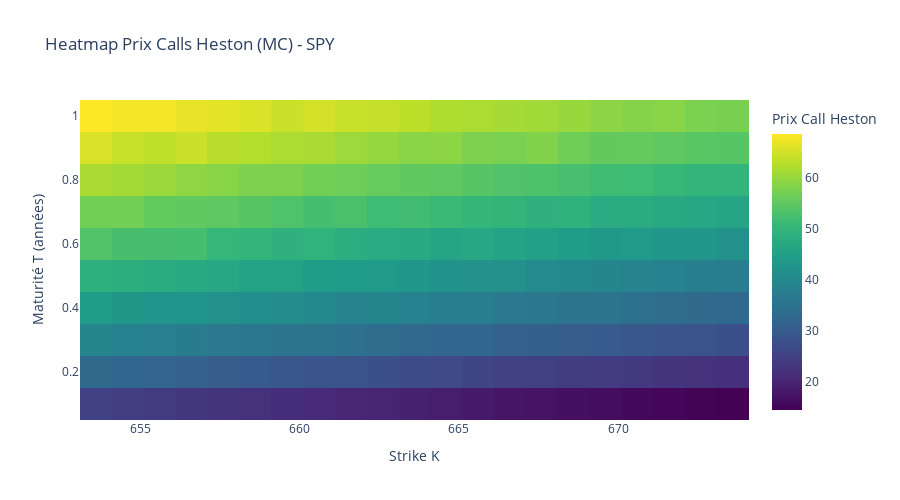
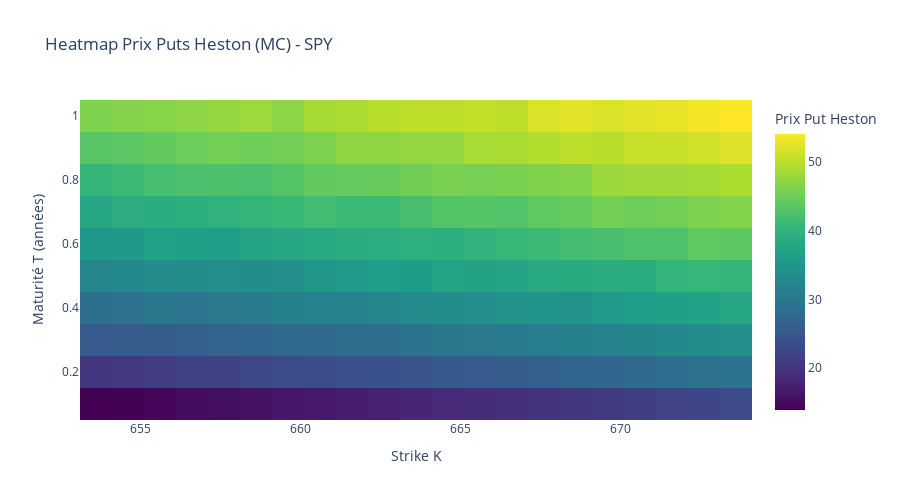

Source (notebook cell) for these figures, in order:
### Markdown cell above
## 11. Heatmap des Prix Heston (Monte Carlo)

### Code cell
print(f"\n{'='*60}")
print(f"PRICING HESTON PAR MONTE CARLO")
print(f"{'='*60}\n")

# Grilles pour Heston: K et T de S0 ± 10, T de 0.1 à 1.0
K_grid_heston = np.arange(S0 - SPAN, S0 + SPAN + STEP, STEP)
T_grid_heston = np.linspace(0.1, 1.0, 10)

print(f"Grille K: {len(K_grid_heston)} points de {K_grid_heston[0]:.1f} à {K_grid_heston[-1]:.1f}")
print(f"Grille T: {len(T_grid_heston)} points de {T_grid_heston[0]:.1f} à {T_grid_heston[-1]:.1f} années")
print(f"Total: {len(K_grid_heston) * len(T_grid_heston)} prix à calculer\n")

call_prices_heston = np.zeros((len(T_grid_heston), len(K_grid_heston)))
put_prices_heston = np.zeros((len(T_grid_heston), len(K_grid_heston)))

total_calcs = len(T_grid_heston) * len(K_grid_heston)
calc_count = 0

print("Démarrage du pricing Monte Carlo...")
for i, T_val in enumerate(T_grid_heston):
    for j, K_val in enumerate(K_grid_heston):
        call_prices_heston[i, j] = heston_mc_pricer(
            S0, K_val, T_val, RF_RATE,
            calib['v0'], calib['theta'], calib['kappa'], calib['sigma'], calib['rho'],
            n_paths=N_PATHS, n_steps=N_STEPS, option_type="call"
        )
        put_prices_heston[i, j] = heston_mc_pricer(
            S0, K_val, T_val, RF_RATE,
            calib['v0'], calib['theta'], calib['kappa'], calib['sigma'], calib['rho'],
            n_paths=N_PATHS, n_steps=N_STEPS, option_type="put"
        )
        calc_count += 2
        if calc_count % 20 == 0 or calc_count == total_calcs * 2:
            pct = 100 * calc_count / (total_calcs * 2)
            print(f"  Progression: {pct:.1f}% ({calc_count}/{total_calcs * 2} prix calculés)")

print(f"\n✓ Pricing Monte Carlo terminé!\n")

# Affichage heatmaps
fig_calls_heston = go.Figure(data=go.Heatmap(
    z=call_prices_heston,
    x=K_grid_heston,
    y=T_grid_heston,
    colorscale='Viridis',
    colorbar=dict(title="Prix Call Heston")
))
fig_calls_heston.update_layout(
    title=f"Heatmap Prix Calls Heston (MC) - {TICKER}",
    xaxis_title="Strike K",
    yaxis_title="Maturité T (années)",
    height=500
)
fig_calls_heston.show()

fig_puts_heston = go.Figure(data=go.Heatmap(
    z=put_prices_heston,
    x=K_grid_heston,
    y=T_grid_heston,
    colorscale='Viridis',
    colorbar=dict(title="Prix Put Heston")
))
fig_puts_heston.update_layout(
    title=f"Heatmap Prix Puts Heston (MC) - {TICKER}",
    xaxis_title="Strike K",
    yaxis_title="Maturité T (années)",
    height=500
)
fig_puts_heston.show()

### Figure 1 — Plotly figure (JSON) as saved in the notebook; plotly's stock layout.template omitted (floating-point values rounded to 4 significant figures; data arrays with more than 128 entries replaced by an {"elided": "..."} marker saying what was removed)
{"data": [{"colorbar": {"title": {"text": "Prix Call Heston"}}, "colorscale": [[0, "#440154"], [0.1111, "#482878"], [0.2222, "#3e4989"], [0.3333, "#31688e"], [0.4444, "#26828e"], [0.5556, "#1f9e89"], [0.6667, "#35b779"], [0.7778, "#6ece58"], [0.8889, "#b5de2b"], [1, "#fde725"]], "type": "heatmap", "x": [653.6, 654.6, 655.6, 656.6, 657.6, 658.6, 659.6, 660.6, 661.6, 662.6, 663.6, 664.6, 665.6, 666.6, 667.6, 668.6, 669.6, 670.6, 671.6, 672.6, 673.6], "y": [0.1, 0.2, 0.3, 0.4, 0.5, 0.6, 0.7, 0.8, 0.9, 1.0], "z": {"elided": "10x21 float values"}}], "layout": {"height": 500, "title": {"text": "Heatmap Prix Calls Heston (MC) - SPY"}, "xaxis": {"title": {"text": "Strike K"}}, "yaxis": {"title": {"text": "Maturité T (années)"}}}}

### Figure 2 — Plotly figure (JSON) as saved in the notebook; plotly's stock layout.template omitted (floating-point values rounded to 4 significant figures; data arrays with more than 128 entries replaced by an {"elided": "..."} marker saying what was removed)
{"data": [{"colorbar": {"title": {"text": "Prix Put Heston"}}, "colorscale": [[0, "#440154"], [0.1111, "#482878"], [0.2222, "#3e4989"], [0.3333, "#31688e"], [0.4444, "#26828e"], [0.5556, "#1f9e89"], [0.6667, "#35b779"], [0.7778, "#6ece58"], [0.8889, "#b5de2b"], [1, "#fde725"]], "type": "heatmap", "x": [653.6, 654.6, 655.6, 656.6, 657.6, 658.6, 659.6, 660.6, 661.6, 662.6, 663.6, 664.6, 665.6, 666.6, 667.6, 668.6, 669.6, 670.6, 671.6, 672.6, 673.6], "y": [0.1, 0.2, 0.3, 0.4, 0.5, 0.6, 0.7, 0.8, 0.9, 1.0], "z": {"elided": "10x21 float values"}}], "layout": {"height": 500, "title": {"text": "Heatmap Prix Puts Heston (MC) - SPY"}, "xaxis": {"title": {"text": "Strike K"}}, "yaxis": {"title": {"text": "Maturité T (années)"}}}}
